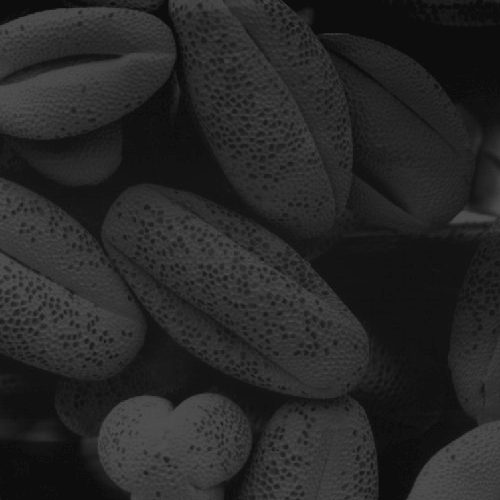
%> input picture Ex1/pollen.tif, 500 x 500 px
$ octave mynewfile.m   (GNU Octave 9; MATLAB toolbox functions it lacks are replaced by stand-ins)
%> lines starting %> are read from the running program, lines starting %| are printed output that depends on the picture
img = imread('figs/pollen.tif');
%> img is the input picture: size 500x500 uint8; min 13, max 83, mean 38.7

img2 = histeq(img); % histogram equalization
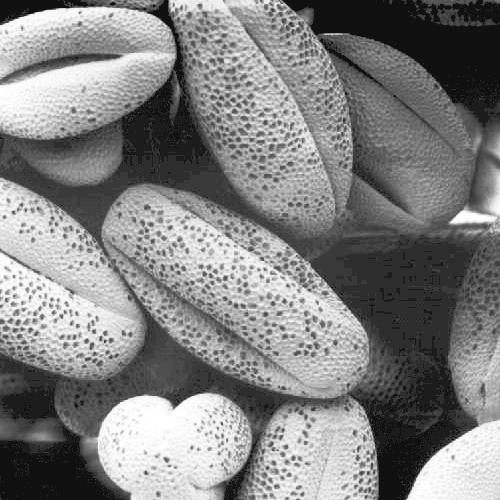
%> img2: size 500x500 uint8; min 16, max 255, mean 129.3

figure
subplot(221); imshow(img) % subplot can be used to plot several images in one figure
subplot(222); imshow(img2)
subplot(223); imhist(img) % displays histogram of the image
subplot(224); imhist(img2)
%> after `imhist(img2)`:
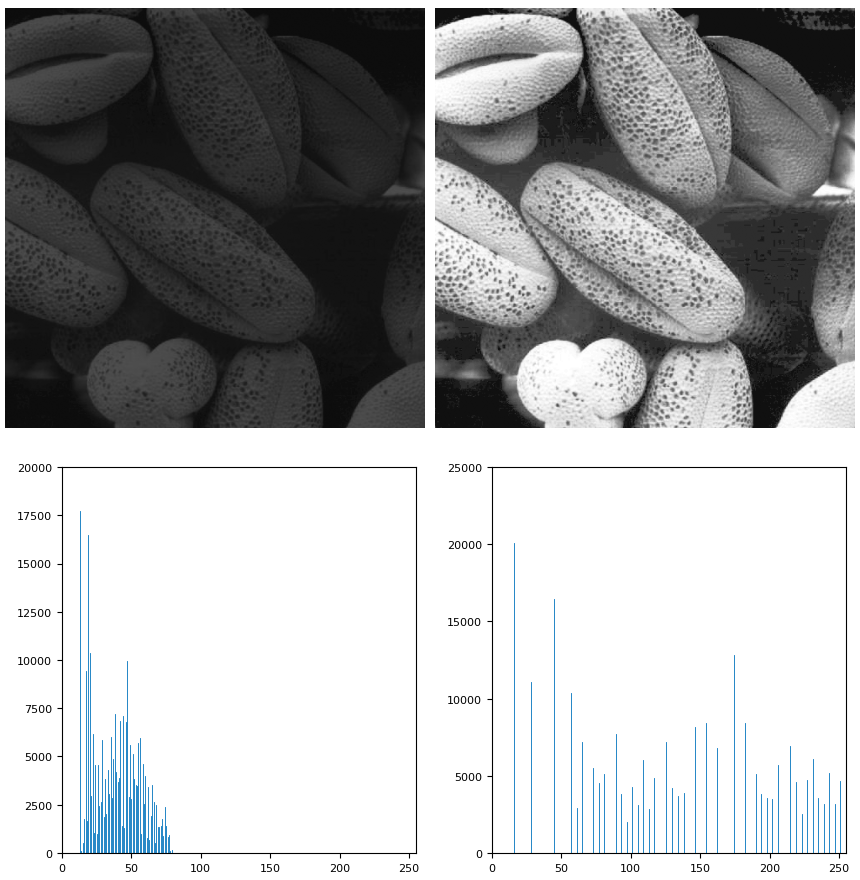
%> figure redrawn from the program's plot data, 4 panels

$ run again, with Ex1/mammogram.tif copied over Ex1/pollen.tif
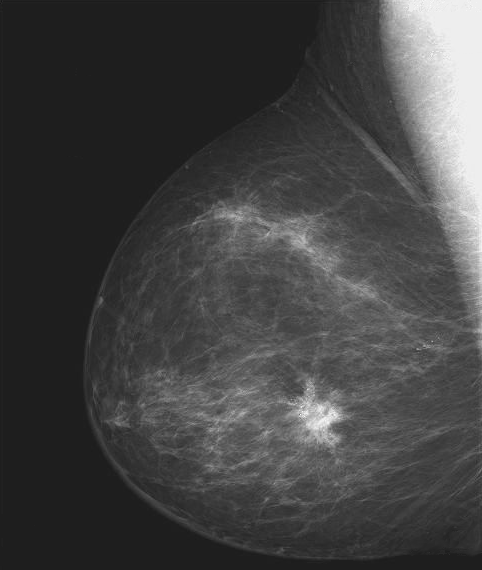
%> input picture Ex1/mammogram.tif, 482 x 570 px
%> img is the input picture: size 570x482 uint8; min 21, max 255, mean 66.7
%> `img2 = histeq(img);`:
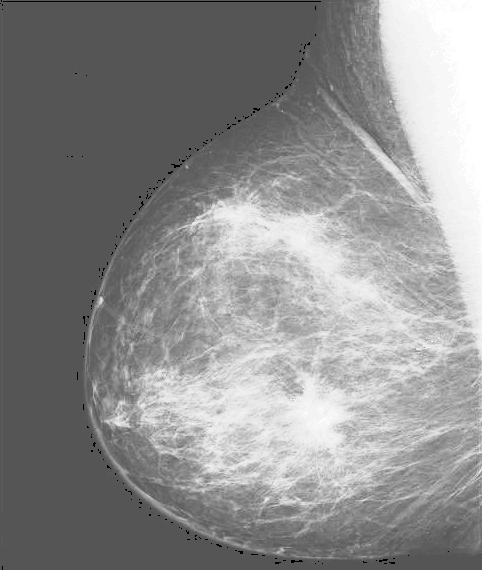
%> img2: size 570x482 uint8; min 0, max 255, mean 141.1
%> `imhist(img2)`:
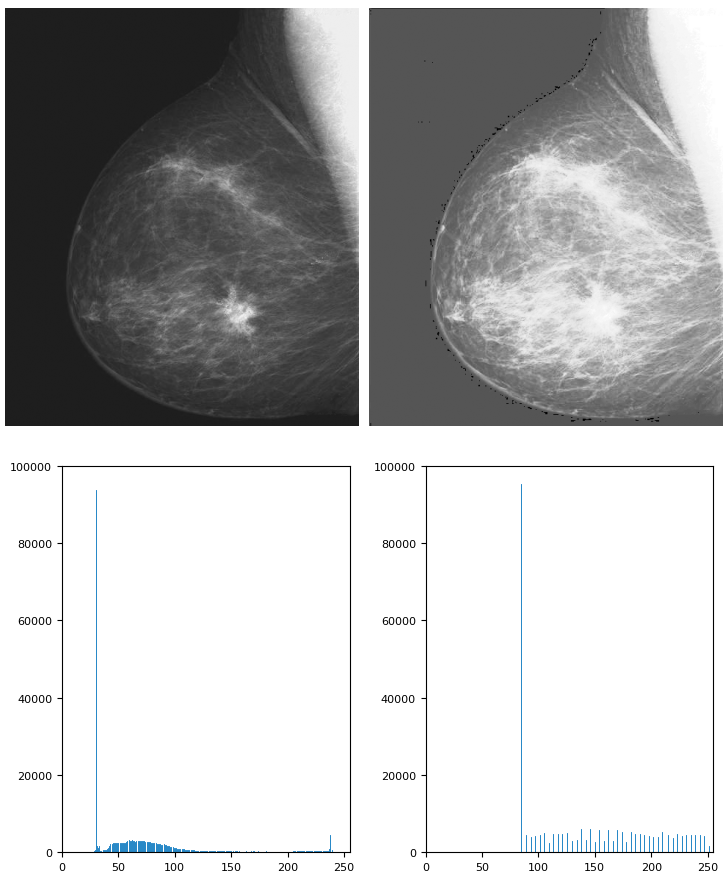
%> figure redrawn from the program's plot data, 4 panels
